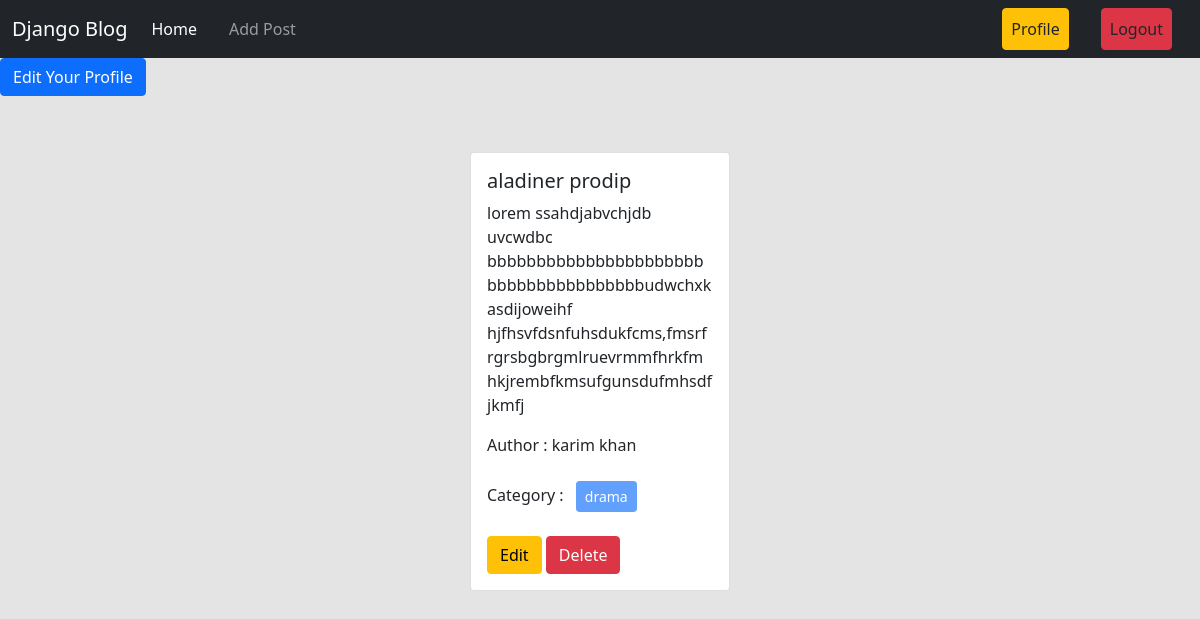
The page /author/profile/ (signed in) on the database its author committed.
### posts/models.py (models this page shows, shortened)
class Post(models.Model):
    title = models.CharField(max_length=50)
    content = models.TextField()
    category = models.ManyToManyField(Category) # ekta post multiple categorir moddhe thakte pare abar ekta categorir moddhe multiple post thakte pare
    author = models.ForeignKey(User, on_delete=models.CASCADE)
    image = models.ImageField(upload_to='posts/media/uploads/', blank = True, null = True)

### categories/models.py (models this page shows, shortened)
class Category(models.Model):
    name = models.CharField(max_length=100)
    slug = models.SlugField(max_length=100,unique=True, null=True, blank=True)

### author/views.py (the view)
# urls.py: path('profile/', views.profile, name='profile'),
@login_required
def profile(request):
    data = Post.objects.filter(author = request.user)
    return render(request, 'profile.html', {'data' : data})

### author/templates/profile.html
{% extends 'base.html' %} {% load crispy_forms_tags %} {% block content %}
<div>
  <a class="btn btn-primary" href="{% url 'edit_profile' %}">
    Edit Your Profile</a
  >
</div>
<div class="d-flex flex-wrap justify-content-center px-5 pt-5">
  {% for post in data %}
  <div class="col-sm-3">
    <div class="card m-2">
      <div class="card-body">
        <h5 class="card-title">{{post.title}}</h5>
        <p class="card-text">{{post.content}}</p>
        <p>Author : {{post.author.first_name}} {{post.author.last_name}}</p>
        <p>
          Category : {% for cat in post.category.all %}
          <button class="btn btn-primary btn-sm m-2" disabled>
            {{cat.name}}
          </button>
          {% endfor %}
        </p>
        <a href="{% url 'edit_post' post.id %}" class="btn btn-warning">Edit</a>
        <a href="{% url 'delete_post' post.id %}" class="btn btn-danger"
          >Delete</a
        >
      </div>
    </div>
  </div>
  {% endfor %}
</div>
{% endblock %}

### rows shown on the page
Post: title "aladiner prodip", content "lorem ssahdjabvchjdb uvcwdbc bbbbbbbbbbbbbbbbbbbbbbbbbbbbbbbbbbbbbbudwchxk asdijoweihf hjfhsvfdsnfuhsdukfcms,fmsrfrgrsbgbrgmlruevrmmfhrkfmhkjrembfkmsufgunsdufmhsdfjkmfj", author.first_name "karim", author.last_name "khan"
Category: name "drama"
